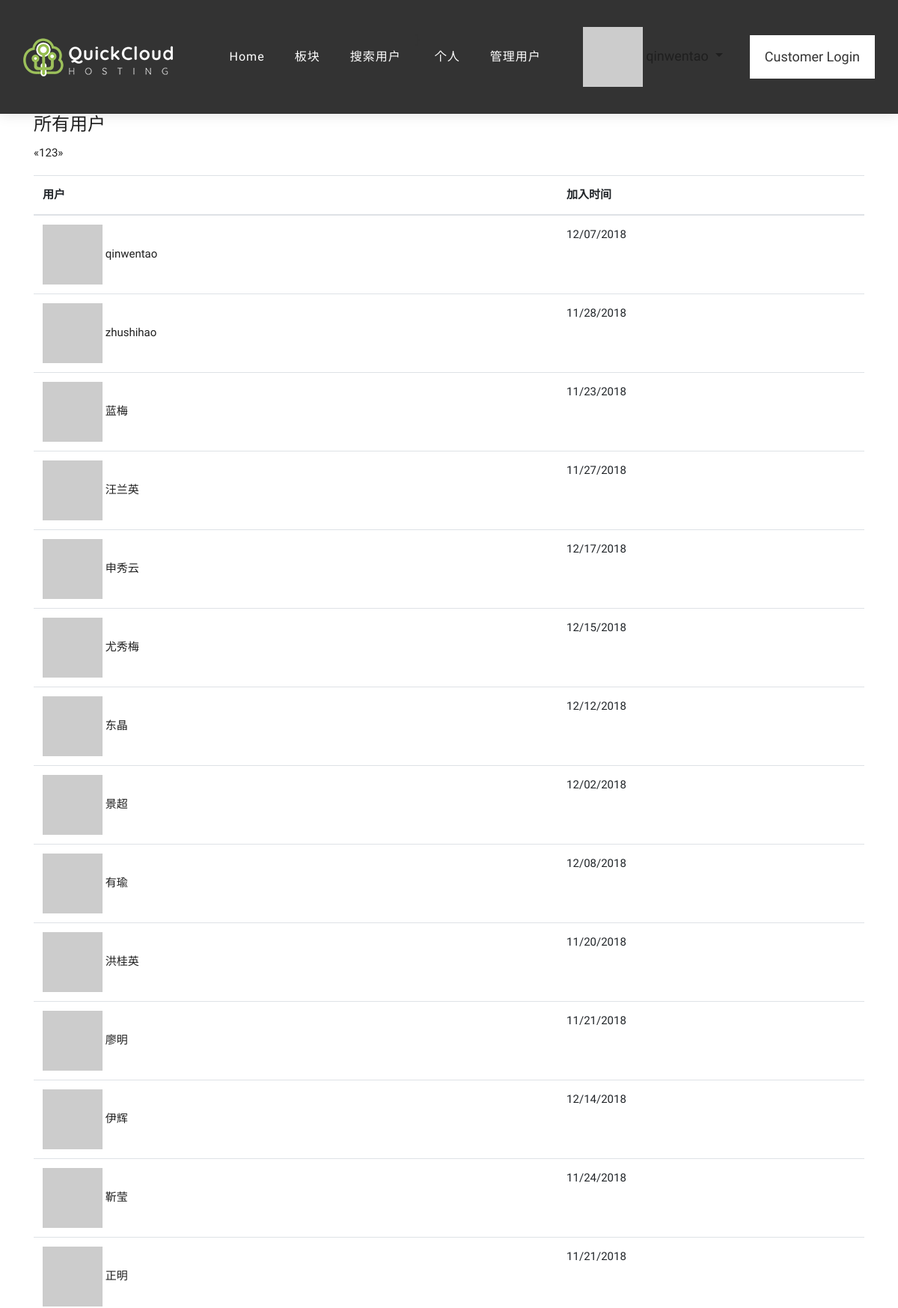
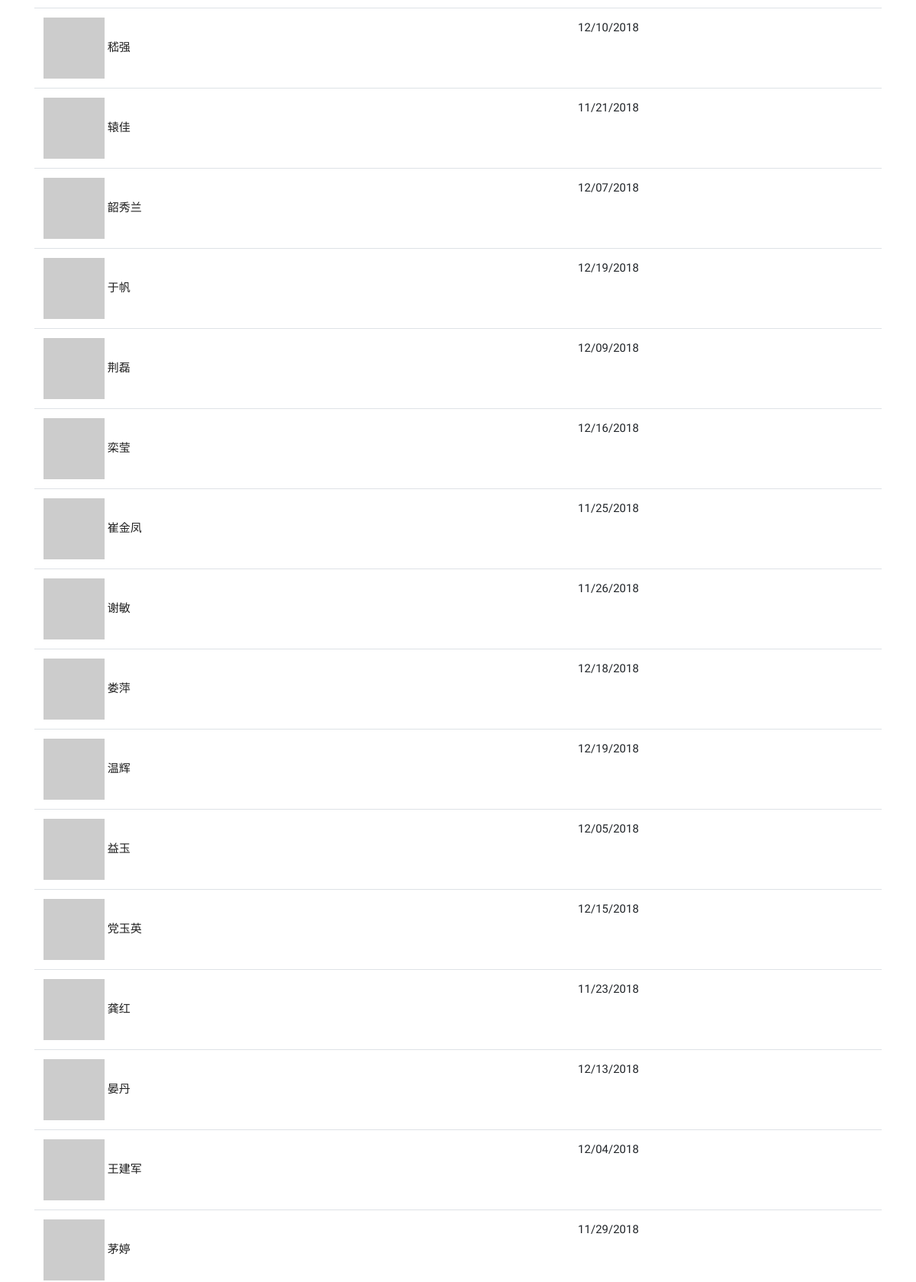
Screenshot of /all_users (signed in, upper part) with the database file from the repository (2 pictures, top to bottom).
### app/models.py (models this page shows, shortened)
class User(UserMixin, db.Model):
    __tablename__ = 'users'
    id = db.Column(db.Integer, primary_key=True)
    email = db.Column(db.String(64), unique=True, index=True)
    username = db.Column(db.String(64), unique=True, index=True)
    nickname = db.Column(db.String(64))
    about_me = db.Column(db.Text())
    location = db.Column(db.String(64))
    is_male = db.Column(db.Boolean)
    birthday = db.Column(db.Date(), default=datetime.date(2000, 10, 10))
    member_since = db.Column(db.DateTime(), default=datetime.datetime.utcnow)
    last_seen = db.Column(db.DateTime(), default=datetime.datetime.utcnow)
    avatar_hash = db.Column(db.String(32))
    password_hash = db.Column(db.String(128))
    confirmed = db.Column(db.Boolean, default=False)
    role_id = db.Column(db.Integer, db.ForeignKey('roles.id'))
    disabled = db.Column(db.Boolean, default=False) # 删除用户
    board = None    # 辅助变量：在计算用户在某版块下的回复量前，初始化该变量
    posts = db.relationship('Post', backref='author', lazy='dynamic')
    comments = db.relationship('Comment', backref='author', lazy='dynamic')
    moderated_boards = db.relationship('Board',
                             secondary = moderators,
                             backref=db.backref('moderators', lazy='dynamic'),
                             lazy='dynamic')
    liked_comments = db.relationship('Comment',
                                      secondary = comments_likes,
                                      backref=db.backref('likers', lazy='dynamic'),
                                      lazy='dynamic')
    collected_boards = db.relationship('Board',
                                     secondary = boards_collections,
                                     backref = db.backref('collectors', lazy='dynamic'),
                                     lazy='dynamic')
    collected_posts = db.relationship('Post',
                                      secondary = posts_collections,
                                      backref = db.backref('collectors', lazy='dynamic'),
                                      lazy='dynamic',
                                      )
    followed = db.relationship('Follow',
                               foreign_keys=[Follow.follower_id],
                               backref=db.backref('follower', lazy='joined'),
                               lazy='dynamic',
                               cascade='all, delete-orphan')
    followers = db.relationship('Follow',
                                foreign_keys=[Follow.followed_id],
                                backref=db.backref('followed', lazy='joined'),
                                lazy='dynamic',
                                cascade='all, delete-orphan')
    def ping(self):
        self.last_seen = datetime.datetime.utcnow()
        db.session.add(self)
    @property
    def password(self):
        raise AttributeError('password is not a readable attribute')
    def can(self, permission):
        return self.role is not None and \
               (self.role.permission & permission) == permission
    def is_administrator(self):
        return self.can(Permission.ADMIN)
    def gravatar(self, size=100, default='identicon', rating='g'):
        url = 'https://secure.gravatar.com/avatar'
        hash = self.avatar_hash or self.gravatar_hash()
        return '{url}/{hash}?s={size}&d={default}&r={rating}'.format(
            url=url, hash=hash, size=size, default=default, rating=rating
        )

### app/main/views.py (the view)
@main.route('/all_users')
@admin_required
def all_users():
    page = request.args.get('page', 1, type=int)
    pagination = User.query.paginate(
        page, per_page=current_app.config['BBS_FOLLOWERS_PER_PAGE'],
        error_out=False)
    users = pagination.items
    return render_template('all_users.html', users=users, endpoint='.all_users', pagination=pagination)

### app/auth/views.py (called while the page is built)
@auth.before_app_request
def before_request():
    if current_user.is_authenticated:
        current_user.ping()
        if not current_user.confirmed \
                and request.endpoint\
                and request.endpoint[:5] != 'auth.'\
                and request.endpoint != 'static':
            return redirect(url_for('auth.unconfirmed'))

### app/main/__init__.py (called while the page is built)
@main.app_context_processor
def inject_permission():
    return dict(Permission=Permission)

### app/models.py (called while the page is built)
@login_manager.user_loader
def load_user(user_id):
    return User.query.get(int(user_id))

### app/templates/all_users.html (shortened to what this page needs)
{% extends "base.html" %}
{% import "_macros.html" as macros %}
{% block page_content %}
<div class="page-header">
    <h1>所有用户 </h1>
</div>
<div class="pagination">
    {{ macros.pagination_widget(pagination, endpoint) }}
</div>
<table class="table table-hover followers">
    <thead><tr><th>用户</th><th>加入时间</th></tr></thead>
    {% for user in users %}
    <tr>
        <td>
            <a href="{{ url_for('.user', username = user.username) }}">
                <img class="img-rounded" src="{{user.gravatar(size=32) }}">
                {{ user.username }}
            </a>
        </td>
        <td>{{ moment(user.member_since).format('L') }}</td>
    </tr>
    {% endfor %}
</table>
{% endblock %}

### app/templates/base.html (shortened to what this page needs)
{% extends "layout.html" %}
{% from 'bootstrap/form.html' import render_form %}
{% block head %}
{{ super() }}
{% endblock %}
{% block content %}
{% block navbar %}
	<header class="top-navbar">
		<nav class="navbar navbar-expand-lg navbar-light bg-light">
			<div class="container-fluid">
				<a class="navbar-brand" href="index.html">
					<img src="{{ url_for('static', filename = 'images/logo-hosting.png') }}" alt="" />
				</a>
				<div class="collapse navbar-collapse" id="navbars-host">
					<ul class="navbar-nav ml-auto">
						<li class="nav-item"><a class="nav-link" href="{{ url_for('main.index') }}">Home</a></li>
						<li class="nav-item"><a class="nav-link" href="{{ url_for('main.boards') }}">板块</a></li>
						<li class="nav-item"><a class="nav-link" href="{{ url_for('main.search_user') }}">搜索用户 </a></li>
                        {% if current_user.is_authenticated %}}
						<li class="nav-item"><a class="nav-link" href="{{ url_for('main.user', username=current_user.username)}}">个人</a></li>
                        {% endif %}
                    {% if current_user.is_administrator()%}
						<li class="nav-item"><a class="nav-link" href="{{ url_for('main.all_users')}}">管理用户</a></li>
                    {% endif %}
					</ul>
                 <ul class="nav navbar navbar-right">
                {% if current_user.is_authenticated %}
                    <li class="dropdown">
                        <a href="#" class="dropdown-toggle" data-toggle="dropdown">
                            <img src="{{ current_user.gravatar(size=18) }}">
                            {{current_user.username}} <b class="caret"></b>
                        </a>
                    </li>
                {% else %}
                    <li><a href="{{ url_for('auth.login') }}">登录</a> </li>
                {% endif %}
            </ul>
					<ul class="nav navbar-nav navbar-right">
                        <li><a class="hover-btn-new log" href="#" data-toggle="modal" data-target="#login"><span>Customer Login</span></a></li>
                    </ul>
				</div>
			</div>
		</nav>
	</header>
{% endblock %}
<div class="container">
   {% block page_content %}{% endblock %}
</div>
{% endblock %}

### app/static/styles.css (style rules this page uses)
div.pagination { width: 100%; text-align: left; padding: 0px; margin: 0px; }
.table.followers tr { border-bottom: 1px solid #e0e0e0; }

### app/static/style.css (style rules this page uses)
body { color: #333333; font-size: 15px; font-family: 'Quicksand', sans-serif; line-height: 1.80857; }
html, body { height: 100%; }
a { color: #1f1f1f; text-decoration: none !important; outline: none !important; -webkit-transition: all .3s ease-in-out; -moz-transition: all .3s ease-in-out; -ms-transition: all .3s ease-in-out; -o-transition: all .3s ease-in-out; transition: all .3s ease-in-out; }
h1, h2, h3, h4, h5, h6 { letter-spacing: 0; font-weight: normal; position: relative; padding: 0 0 10px 0; font-weight: normal; line-height: 120% !important; color: #1f1f1f; margin: 0 }
h1 { font-size: 24px }
a { color: #1f1f1f; text-decoration: none; outline: none; }
a, .btn { text-decoration: none !important; outline: none !important; -webkit-transition: all .3s ease-in-out; -moz-transition: all .3s ease-in-out; -ms-transition: all .3s ease-in-out; -o-transition: all .3s ease-in-out; transition: all .3s ease-in-out; }
.top-navbar .bg-light { background: #333333 !important; }
.top-navbar .navbar-light .navbar-nav .nav-link { color: #ffffff; font-size: 16px; font-weight: 500; }
.top-navbar .navbar-light .navbar-nav .nav-item { position: relative; display: inline-block; padding: 15px 0px; margin: 0px 20px; }
.top-navbar .navbar-light .navbar-nav .nav-item .nav-link { padding: 6px 0px; position: relative; display: block; line-height: 30px; letter-spacing: 1px; }
.top-navbar .navbar-light .navbar-nav .nav-item::after { position: absolute; content: ''; left: 50%; bottom: auto; top: 11px; width: 7px; height: 8px; opacity: 0; margin-left: -3px; background-color: #ffffff; border-radius: 50px; -webkit-transform: translateY(0px); transform: translateY(0px); transition: all 900ms ease; -webkit-transition: all 900ms ease; -ms-transition: all 900ms ease; -o-transition: all 900ms ease; -moz-transition: all 900ms ease; }
.top-navbar .navbar-light .navbar-nav .nav-item .nav-link::before { position: absolute; content: ''; left: 0%; bottom: auto; top: -4px; width: 7px; height: 8px; border-radius: 50px; opacity: 0; margin-left: -10px; background-color: #ffffff; -webkit-transform: translateY(0px); transform: translateY(0px); transition: all 900ms ease; -webkit-transition: all 900ms ease; -ms-transition: all 900ms ease; -o-transition: all 900ms ease; -moz-transition: all 900ms ease; }
.top-navbar .navbar-light .navbar-nav .nav-item .nav-link::after { position: absolute; content: ''; right: 0%; left: auto; bottom: auto; top: -4px; width: 7px; height: 8px; border-radius: 50px; border: none !important; opacity: 0; margin-right: -11px; background-color: #ffffff; transition: all 900ms ease; -webkit-transition: all 900ms ease; -ms-transition: all 900ms ease; -o-transition: all 900ms ease; -moz-transition: all 900ms ease; }
.top-navbar .bg-light { padding-top: 15px; padding-bottom: 15px; box-shadow: 0 0 18px 0 rgba(0,0,0,.12); }
.navbar-right li a { position: relative; padding: 13px 20px; font-size: 18px; display: inline-block; }
.navbar-right li a, .navbar-right li a.hover-btn-new::after { -webkit-transition: all 0.3s; -moz-transition: all 0.3s; -o-transition: all 0.3s; transition: all 0.3s; }
.navbar-right li a.hover-btn-new::before, .navbar-right li a.hover-btn-new::after { background: #9dc15b; content: ''; position: absolute; z-index: 1; }
.navbar-right li a.hover-btn-new::before { height: 100%; left: 0; top: 0; width: 100%; }
.navbar-right li a.hover-btn-new::after { background: #ffffff !important; height: 100%; left: 0; top: 0; width: 100%; }
.navbar-right li a.hover-btn-new span { position: relative; z-index: 2; color: #333333; }
.hover-btn-new::before { height: 100%; left: 0; top: 0; width: 100%; }
.hover-btn-new::after { background: #9dc15b !important; height: 100%; left: 0; top: 0; width: 100%; }
.hover-btn-new span { position: relative; z-index: 2; }

### rows the page displays
User: username "qinwentao", member_since "12/07/2018"
User: username "zhushihao", member_since "11/28/2018"
User: username "蓝梅", member_since "11/23/2018"
User: username "汪兰英", member_since "11/27/2018"
User: username "申秀云", member_since "12/17/2018"
User: username "尤秀梅", member_since "12/15/2018"
User: username "东晶", member_since "12/12/2018"
User: username "景超", member_since "12/02/2018"
User: username "有瑜", member_since "12/08/2018"
User: username "洪桂英", member_since "11/20/2018"
User: username "廖明", member_since "11/21/2018"
User: username "伊辉", member_since "12/14/2018"
User: username "靳莹", member_since "11/24/2018"
User: username "正明", member_since "11/21/2018"
User: username "嵇强", member_since "12/10/2018"
User: username "辕佳", member_since "11/21/2018"
User: username "韶秀兰", member_since "12/07/2018"
User: username "于帆", member_since "12/19/2018"
User: username "荆磊", member_since "12/09/2018"
User: username "栾莹", member_since "12/16/2018"
User: username "崔金凤", member_since "11/25/2018"
User: username "谢敏", member_since "11/26/2018"
User: username "娄萍", member_since "12/18/2018"
User: username "温辉", member_since "12/19/2018"
User: username "益玉", member_since "12/05/2018"
User: username "党玉英", member_since "12/15/2018"
User: username "龚红", member_since "11/23/2018"
User: username "晏丹", member_since "12/13/2018"
User: username "王建军", member_since "12/04/2018"
User: username "茅婷", member_since "11/29/2018"

### other values shown
{{ p }} "1"
{{ p }} "2" "3"
